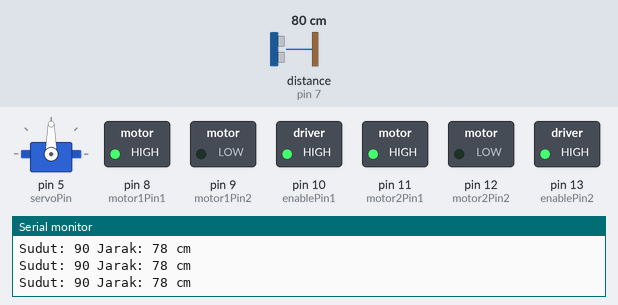
Simulated run of this sketch. Board: Arduino Uno, built with avr-gcc and run on an emulated ATmega328P. Parts: servo, switched loads named in the sketch (green lamp = pin HIGH), the last lines printed to the serial monitor. Wiring (inferred from the names in the program): ultrasonic range finder: trigger pin 6; echo pin 7. The inputs (shaded band) are chosen by the test bench; at power-on: distance to the obstacle (sensor on pin 7) 80 cm. The echo pulse lasts 58.3 µs per cm; pins used as bus, display or sensor lines are not drawn.

Above: at 1.9 s.
2.0 s: distance to the obstacle (sensor on pin 7) set to 45 cm
3.5 s: distance to the obstacle (sensor on pin 7) set to 36 cm
At 6.4 s:
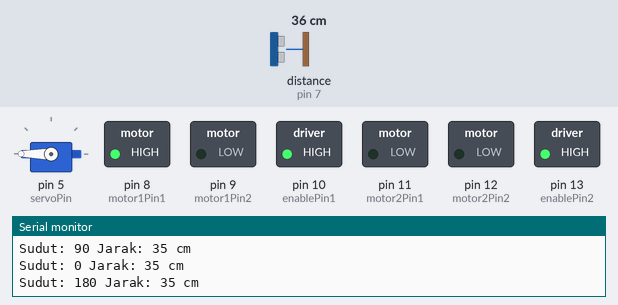
6.8 s: distance to the obstacle (sensor on pin 7) set to 60 cm
At 7.9 s:
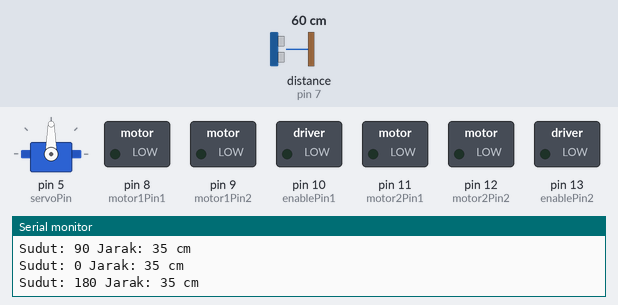
9.6 s: distance to the obstacle (sensor on pin 7) set to 2 cm
At 11.2 s:
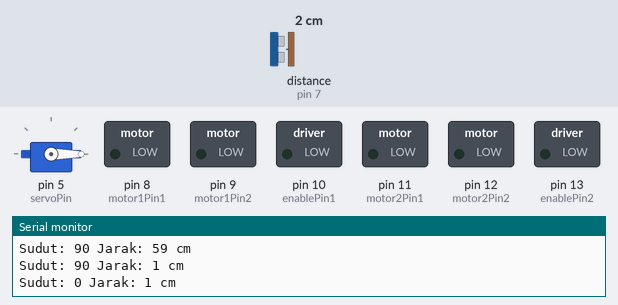
Timing chart, 0 to 13.5 s (numbered marks = the images above; inputs shaded):
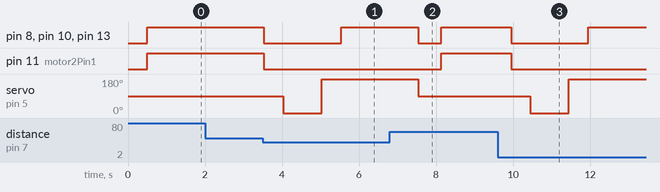

Measured:
- the behaviour switches between 41 and 40 cm on distance to the obstacle (sensor on pin 7) (found by bisection; images 0 and 1)
- after the input at 3.5 s, pin 8 (motor1Pin1), pin 10 (enablePin1), pin 13 (enablePin2): HIGH → LOW at once, → HIGH 2.0 s later; pin 11 (motor2Pin1): HIGH → LOW at once; servo on pin 5 (servoPin): 90° → 0° after 0.53 s, → 180° 1.0 s later
- after the input at 6.8 s, pin 11 (motor2Pin1): LOW → HIGH after 1.3 s; servo on pin 5 (servoPin): goes on until 7.5 s, then stays 90°
- after the input at 9.6 s, pin 8 (motor1Pin1), pin 10 (enablePin1), pin 13 (enablePin2): HIGH → LOW after 0.35 s, → HIGH 2.0 s later; pin 11 (motor2Pin1): HIGH → LOW after 0.35 s; servo on pin 5 (servoPin): 90° → 0° after 0.85 s, → 180° 1.0 s later

The sketch:

Program_robot_halang_rintang.ino
```cpp
#include <Servo.h>

// Pin definition
#define trigPin 6
#define echoPin 7
#define servoPin 5
#define motor1Pin1 8
#define motor1Pin2 9
#define motor2Pin1 11
#define motor2Pin2 12
#define enablePin1 10
#define enablePin2 13

Servo myservo;

void setup() {
  pinMode(trigPin, OUTPUT);
  pinMode(echoPin, INPUT);
  pinMode(motor1Pin1, OUTPUT);
  pinMode(motor1Pin2, OUTPUT);
  pinMode(motor2Pin1, OUTPUT);
  pinMode(motor2Pin2, OUTPUT);
  pinMode(enablePin1, OUTPUT);
  pinMode(enablePin2, OUTPUT);

  myservo.attach(servoPin);
  myservo.write(90);  // Servo awal pada sudut 90 derajat

  Serial.begin(9600);
}

void loop() {
  long distance90 = measureDistance(90);
  if (distance90 < 40) {  // Menggunakan 50 cm sebagai batasan
    stopMotors();
    delay(500);  // Waktu untuk memastikan motor berhenti
    long distance0 = measureDistance(0);
    delay(500);
    long distance180 = measureDistance(180);

    if (distance0 > distance180) {
      turnLeft();

    } else {
      turnRight();
    }
    delay(2000);  // Menambah waktu untuk motor belok
    stopMotors();
    myservo.write(90);  // Servo kembali ke sudut 90 derajat
  } else {
    moveForward();
  }

  delay(100);  // Delay untuk mengurangi frekuensi pembacaan
}

long measureDistance(int angle) {
  myservo.write(angle);
  delay(500);  // Waktu untuk servo bergerak

  digitalWrite(trigPin, LOW);
  delayMicroseconds(2);
  digitalWrite(trigPin, HIGH);
  delayMicroseconds(10);
  digitalWrite(trigPin, LOW);

  long duration = pulseIn(echoPin, HIGH);
  long distance = duration * 0.034 / 2;

  Serial.print("Sudut: ");
  Serial.print(angle);
  Serial.print(" Jarak: ");
  Serial.print(distance);
  Serial.println(" cm");

  return distance;
}

void moveForward() {
  digitalWrite(motor1Pin1, HIGH);
  digitalWrite(motor1Pin2, LOW);
  digitalWrite(motor2Pin1, HIGH);
  digitalWrite(motor2Pin2, LOW);
  analogWrite(enablePin1, 255);  // Kecepatan penuh
  analogWrite(enablePin2, 255);  // Kecepatan penuh
}

void stopMotors() {
  digitalWrite(motor1Pin1, LOW);
  digitalWrite(motor1Pin2, LOW);
  digitalWrite(motor2Pin1, LOW);
  digitalWrite(motor2Pin2, LOW);
  analogWrite(enablePin1, 0);  // Hentikan motor
  analogWrite(enablePin2, 0);  // Hentikan motor
}

void turnLeft() {
  digitalWrite(motor1Pin1, LOW);
  digitalWrite(motor1Pin2, LOW);
  digitalWrite(motor2Pin1, HIGH);
  digitalWrite(motor2Pin2, LOW);
  analogWrite(enablePin1, 255);  // Kecepatan penuh
  analogWrite(enablePin2, 255);  // Kecepatan penuh
}

void turnRight() {
  digitalWrite(motor1Pin1, HIGH);
  digitalWrite(motor1Pin2, LOW);
  digitalWrite(motor2Pin1, LOW);
  digitalWrite(motor2Pin2, LOW);
  analogWrite(enablePin1, 255);  // Kecepatan penuh
  analogWrite(enablePin2, 255);  // Kecepatan penuh
}
```
